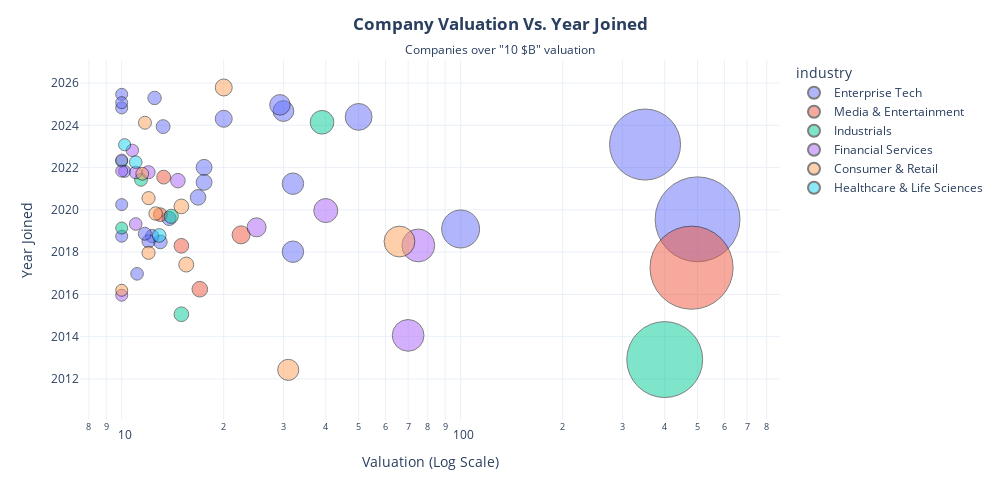

Notebook code for this chart:
### Code cell
fig_bubble = px.scatter(
    df[df['size'].isin(['Decacorn', 'Hectocorn'])], x= 'valuation', y= 'date_joined', size= 'valuation', color= 'industry',
    hover_name= 'company', log_x= True, size_max= 60, template= 'plotly_white', subtitle= 'Companies over "10 $B" valuation',
    labels= {'valuation': 'Valuation ($B)', 'date_joined': 'Date Joined'},
    color_continuous_scale= 'magma')

fig_bubble.update_traces(marker= dict(line= dict(width= 1, color= 'black'), opacity= 0.5))

fig_bubble.update_layout(width = 1000, height= 500,
    xaxis_title= "Valuation (Log Scale)", yaxis_title= "Year Joined",
    title= {"text": "<b>Company Valuation Vs. Year Joined</b>", 'x': 0.5, "xanchor": "center"},
    hoverlabel= dict(bgcolor= "black", font_size= 14))

fig_bubble.show()

### Figure 1 — Plotly figure (JSON) as saved in the notebook; plotly's stock layout.template omitted (floating-point values rounded to 4 significant figures)
{"data": [{"hovertemplate": "<b>%{hovertext}</b><br><br>industry=Enterprise Tech<br>Valuation ($B)=%{marker.size}<br>Date Joined=%{y}<extra></extra>", "hovertext": ["OpenAI", "Anthropic", "Databricks", "xAI", "Ramp", "Canva", "Safe Superintelligence", "Anysphere", "Perplexity", "Deel", "Miro", "Rippling", "Scale", "Mistral AI", "Celonis", "Labs", "Brex", "Bitmain Technologies", "Airtable", "Global Switch", "Sierra", "Alchemy", "Thinking Machines Lab", "Talkdesk", "Mercor", "Notion"], "legendgroup": "Enterprise Tech", "marker": {"color": "#636efa", "line": {"color": "black", "width": 1}, "opacity": 0.5, "size": [500.0, 350.0, 100.0, 50.0, 32.0, 32.0, 30.0, 29.3, 20.0, 17.5, 17.5, 16.8, 13.8, 13.25, 13.0, 12.5, 12.3, 12.0, 11.7, 11.1, 10.0, 10.2, 10.0, 10.0, 10.0, 10.0], "sizemode": "area", "sizeref": 0.1389, "symbol": "circle"}, "mode": "markers", "name": "Enterprise Tech", "orientation": "h", "showlegend": true, "type": "scatter", "x": [500.0, 350.0, 100.0, 50.0, 32.0, 32.0, 30.0, 29.3, 20.0, 17.5, 17.5, 16.8, 13.8, 13.25, 13.0, 12.5, 12.3, 12.0, 11.7, 11.1, 10.0, 10.2, 10.0, 10.0, 10.0, 10.0], "xaxis": "x", "y": ["2019-07-22T00:00:00.000000000", "2023-02-03T00:00:00.000000000", "2019-02-05T00:00:00.000000000", "2024-05-26T00:00:00.000000000", "2021-03-29T00:00:00.000000000", "2018-01-08T00:00:00.000000000", "2024-09-04T00:00:00.000000000", "2024-12-20T00:00:00.000000000", "2024-04-23T00:00:00.000000000", "2021-04-21T00:00:00.000000000", "2022-01-05T00:00:00.000000000", "2020-08-04T00:00:00.000000000", "2019-08-05T00:00:00.000000000", "2023-12-10T00:00:00.000000000", "2018-06-26T00:00:00.000000000", "2025-04-18T00:00:00.000000000", "2018-10-05T00:00:00.000000000", "2018-07-06T00:00:00.000000000", "2018-11-15T00:00:00.000000000", "2016-12-22T00:00:00.000000000", "2024-10-28T00:00:00.000000000", "2021-10-28T00:00:00.000000000", "2025-06-20T00:00:00.000000000", "2018-10-03T00:00:00.000000000", "2025-01-27T00:00:00.000000000", "2020-04-01T00:00:00.000000000"], "yaxis": "y"}, {"hovertemplate": "<b>%{hovertext}</b><br><br>industry=Media & Entertainment<br>Valuation ($B)=%{marker.size}<br>Date Joined=%{y}<extra></extra>", "hovertext": ["ByteDance", "Epic Games", "Xiaohongshu", "Discord", "OpenSea", "Grammarly"], "legendgroup": "Media & Entertainment", "marker": {"color": "#EF553B", "line": {"color": "black", "width": 1}, "opacity": 0.5, "size": [480.0, 22.5, 17.0, 15.0, 13.3, 13.0], "sizemode": "area", "sizeref": 0.1389, "symbol": "circle"}, "mode": "markers", "name": "Media & Entertainment", "orientation": "h", "showlegend": true, "type": "scatter", "x": [480.0, 22.5, 17.0, 15.0, 13.3, 13.0], "xaxis": "x", "y": ["2017-04-07T00:00:00.000000000", "2018-10-26T00:00:00.000000000", "2016-03-31T00:00:00.000000000", "2018-04-20T00:00:00.000000000", "2021-07-20T00:00:00.000000000", "2019-10-10T00:00:00.000000000"], "yaxis": "y"}, {"hovertemplate": "<b>%{hovertext}</b><br><br>industry=Industrials<br>Valuation ($B)=%{marker.size}<br>Date Joined=%{y}<extra></extra>", "hovertext": ["SpaceX", "Figure", "DJI Innovations", "Anduril", "ZongMu Technology", "Huolala", "Crusoe"], "legendgroup": "Industrials", "marker": {"color": "#00cc96", "line": {"color": "black", "width": 1}, "opacity": 0.5, "size": [400.0, 39.0, 15.0, 14.0, 11.4, 10.0, 10.0], "sizemode": "area", "sizeref": 0.1389, "symbol": "circle"}, "mode": "markers", "name": "Industrials", "orientation": "h", "showlegend": true, "type": "scatter", "x": [400.0, 39.0, 15.0, 14.0, 11.4, 10.0, 10.0], "xaxis": "x", "y": ["2012-12-01T00:00:00.000000000", "2024-02-23T00:00:00.000000000", "2015-01-23T00:00:00.000000000", "2019-09-11T00:00:00.000000000", "2021-06-03T00:00:00.000000000", "2019-02-21T00:00:00.000000000", "2022-04-21T00:00:00.000000000"], "yaxis": "y"}, {"hovertemplate": "<b>%{hovertext}</b><br><br>industry=Financial Services<br>Valuation ($B)=%{marker.size}<br>Date Joined=%{y}<extra></extra>", "hovertext": ["Revolut", "Stripe", "Ripple", "Chime", "Trade Republic", "GoodLeap", "Checkout.com", "Bolt", "Bilt Rewards", "Gusto", "Digital Currency Group", "KuCoin"], "legendgroup": "Financial Services", "marker": {"color": "#ab63fa", "line": {"color": "black", "width": 1}, "opacity": 0.5, "size": [75.0, 70.0, 40.0, 25.0, 14.65, 12.0, 11.0, 11.0, 10.75, 10.0, 10.0, 10.0], "sizemode": "area", "sizeref": 0.1389, "symbol": "circle"}, "mode": "markers", "name": "Financial Services", "orientation": "h", "showlegend": true, "type": "scatter", "x": [75.0, 70.0, 40.0, 25.0, 14.65, 12.0, 11.0, 11.0, 10.75, 10.0, 10.0, 10.0], "xaxis": "x", "y": ["2018-04-26T00:00:00.000000000", "2014-01-23T00:00:00.000000000", "2019-12-20T00:00:00.000000000", "2019-03-05T00:00:00.000000000", "2021-05-20T00:00:00.000000000", "2021-10-13T00:00:00.000000000", "2019-05-02T00:00:00.000000000", "2021-10-08T00:00:00.000000000", "2022-10-25T00:00:00.000000000", "2015-12-18T00:00:00.000000000", "2021-11-01T00:00:00.000000000", "2022-05-10T00:00:00.000000000"], "yaxis": "y"}, {"hovertemplate": "<b>%{hovertext}</b><br><br>industry=Consumer & Retail<br>Valuation ($B)=%{marker.size}<br>Date Joined=%{y}<extra></extra>", "hovertext": ["SHEIN", "Fanatics", "Chobani", "Yuanfudao", "Yuanqi Senlin", "Faire", "JUUL Labs", "Xingsheng Selected", "Whatnot", "Bending Spoons", "Chehaoduo"], "legendgroup": "Consumer & Retail", "marker": {"color": "#FFA15A", "line": {"color": "black", "width": 1}, "opacity": 0.5, "size": [66.0, 31.0, 20.0, 15.5, 15.0, 12.59, 12.0, 12.0, 11.5, 11.71, 10.0], "sizemode": "area", "sizeref": 0.1389, "symbol": "circle"}, "mode": "markers", "name": "Consumer & Retail", "orientation": "h", "showlegend": true, "type": "scatter", "x": [66.0, 31.0, 20.0, 15.5, 15.0, 12.59, 12.0, 12.0, 11.5, 11.71, 10.0], "xaxis": "x", "y": ["2018-07-03T00:00:00.000000000", "2012-06-06T00:00:00.000000000", "2025-10-16T00:00:00.000000000", "2017-05-31T00:00:00.000000000", "2020-03-01T00:00:00.000000000", "2019-10-30T00:00:00.000000000", "2017-12-20T00:00:00.000000000", "2020-07-22T00:00:00.000000000", "2021-09-16T00:00:00.000000000", "2024-02-15T00:00:00.000000000", "2016-03-12T00:00:00.000000000"], "yaxis": "y"}, {"hovertemplate": "<b>%{hovertext}</b><br><br>industry=Healthcare & Life Sciences<br>Valuation ($B)=%{marker.size}<br>Date Joined=%{y}<extra></extra>", "hovertext": ["Devoted Health", "Oura", "Colossal"], "legendgroup": "Healthcare & Life Sciences", "marker": {"color": "#19d3f3", "line": {"color": "black", "width": 1}, "opacity": 0.5, "size": [12.9, 11.0, 10.2], "sizemode": "area", "sizeref": 0.1389, "symbol": "circle"}, "mode": "markers", "name": "Healthcare & Life Sciences", "orientation": "h", "showlegend": true, "type": "scatter", "x": [12.9, 11.0, 10.2], "xaxis": "x", "y": ["2018-10-16T00:00:00.000000000", "2022-04-05T00:00:00.000000000", "2023-01-31T00:00:00.000000000"], "yaxis": "y"}], "layout": {"height": 500, "hoverlabel": {"bgcolor": "black", "font": {"size": 14}}, "legend": {"itemsizing": "constant", "title": {"text": "industry"}, "tracegroupgap": 0}, "margin": {"t": 60}, "title": {"subtitle": {"text": "Companies over \"10 $B\" valuation"}, "text": "<b>Company Valuation Vs. Year Joined</b>", "x": 0.5, "xanchor": "center"}, "width": 1000, "xaxis": {"anchor": "y", "domain": [0, 1], "title": {"text": "Valuation (Log Scale)"}, "type": "log"}, "yaxis": {"anchor": "x", "domain": [0, 1], "title": {"text": "Year Joined"}}}}
